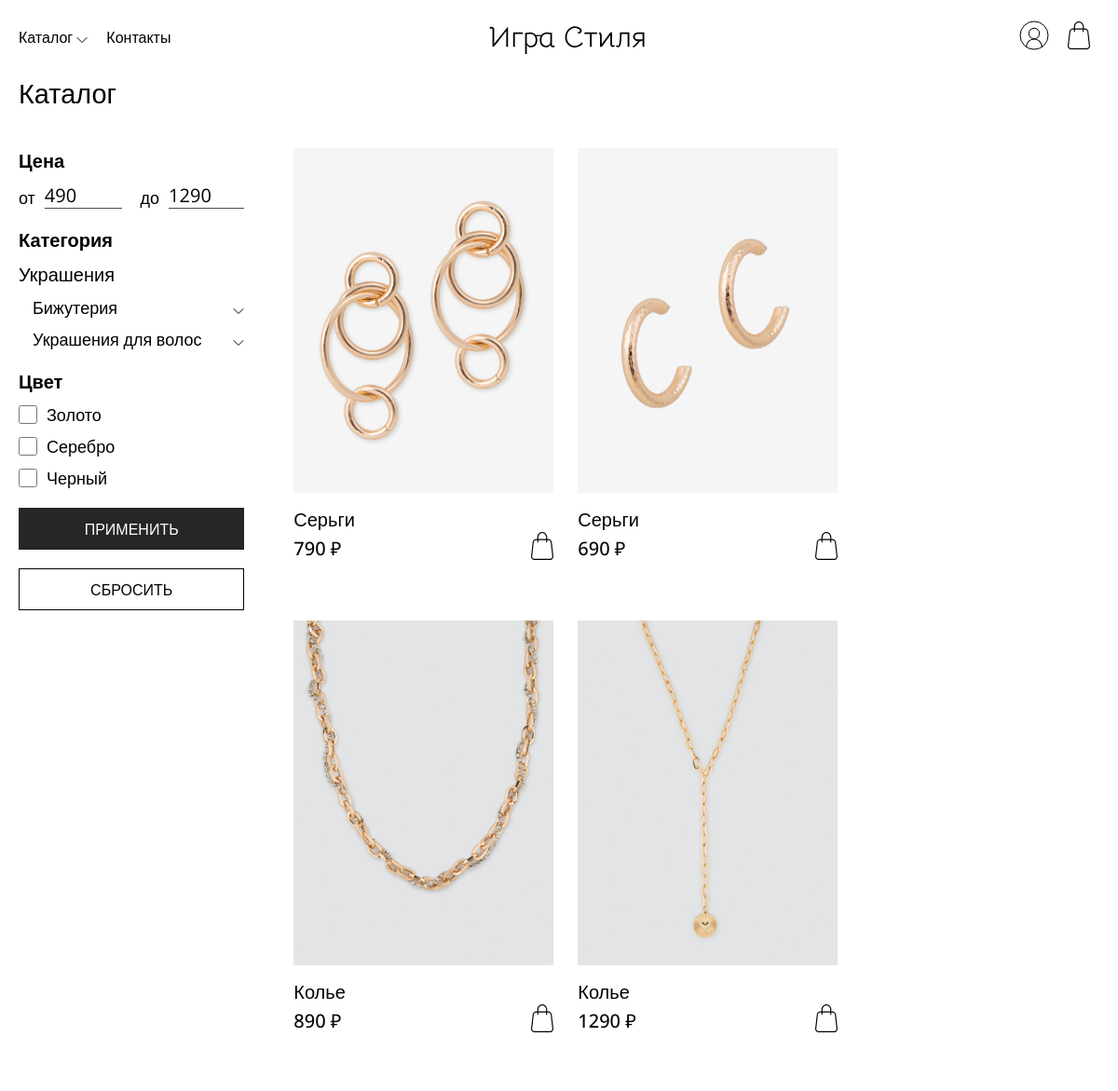
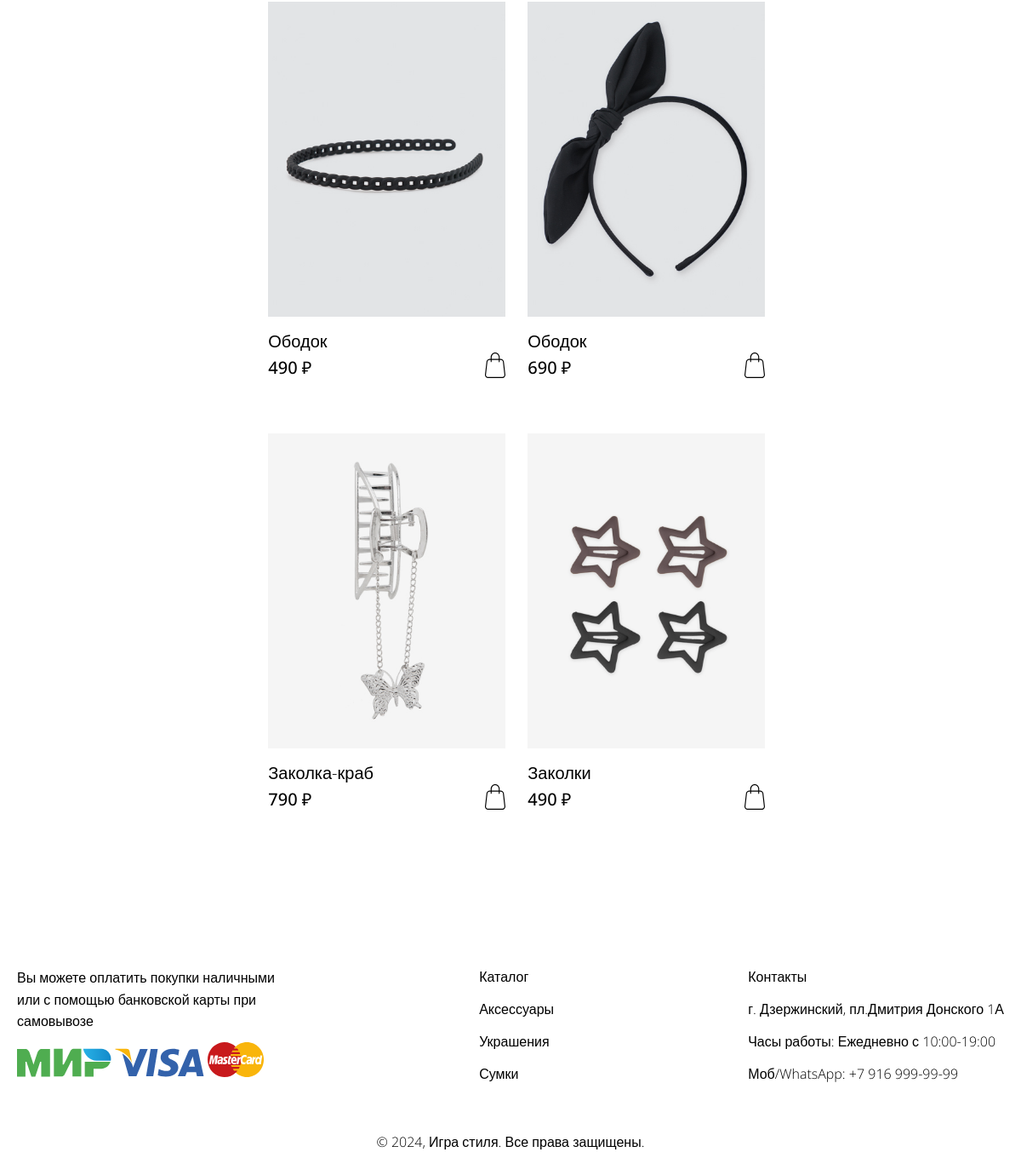
Page /php/catalog.php?id=1 on the committed database (2 pictures, top to bottom).
### tables this page shows
CREATE TABLE `categories` (
  `id_category` int(11) NOT NULL,
  `name_category` varchar(50) NOT NULL
);

CREATE TABLE `subcategories` (
  `id_subcategories` int(11) NOT NULL,
  `id_category` int(11) NOT NULL,
  `name_subcategory` varchar(100) NOT NULL
);

CREATE TABLE `products` (
  `id_product` int(11) NOT NULL,
  `id_product_type` int(11) NOT NULL,
  `name_product` varchar(50) NOT NULL,
  `article` varchar(11) DEFAULT NULL,
  `description` varchar(300) NOT NULL,
  `price` int(11) NOT NULL,
  `image` varchar(300) NOT NULL,
  `material` varchar(100) NOT NULL,
  `id_color` int(11) NOT NULL,
  `quantity` int(11) NOT NULL,
  `quantity_store` int(11) DEFAULT NULL
);

### php/config/catalog_filter.php (called while the page is built, shortened)
<?php
include './config/db.php';
$colorConditions = "";
$productTypeConditions = "";
$query_colors = "SELECT * FROM colors";
if (isset($_GET['id'])) {
    $categoryId = intval($_GET['id']);
    $categoryQuery = "SELECT * FROM categories WHERE id_category = $categoryId";
    $categoryName = mysqli_fetch_assoc(mysqli_query($link, $categoryQuery));
    $subcategory_query = "SELECT * FROM subcategories WHERE id_category = $categoryId";
    $result_subcategories = mysqli_query($link, $subcategory_query);
    $priceQuery = "SELECT MIN(price) AS min_price, MAX(price) AS max_price FROM products
                    WHERE id_product_type IN
                        (SELECT id_product_type FROM product_types
                        WHERE id_subcategories IN
                            (SELECT id_subcategories FROM subcategories
                            WHERE id_category = ?))";
    $priceStmt = mysqli_prepare($link, $priceQuery);
    mysqli_stmt_bind_param($priceStmt, "i", $categoryId);
    mysqli_stmt_execute($priceStmt);
    $priceResult = mysqli_stmt_get_result($priceStmt);
    $priceRow = mysqli_fetch_assoc($priceResult);
    $minPrice = intval($priceRow['min_price']);
    $maxPrice = intval($priceRow['max_price']);
    $query = "SELECT * FROM products
              WHERE quantity >= 1
              AND id_product_type IN
                  (SELECT id_product_type FROM product_types
                  WHERE id_subcategories IN
                      (SELECT id_subcategories FROM subcategories
                      WHERE id_category = ?))";
    $query .= " AND price BETWEEN ? AND ?";
    $query .= $colorConditions;
    $query .= $productTypeConditions;
    $stmt = mysqli_prepare($link, $query);
    mysqli_stmt_bind_param($stmt, "iii", $categoryId, $minPrice, $maxPrice);
    mysqli_stmt_execute($stmt);
    $stmt = mysqli_prepare($link, $query . $colorConditions);
    mysqli_stmt_bind_param($stmt, "iii", $categoryId, $minPrice, $maxPrice);
    $query_colors .= " WHERE id_color IN (SELECT DISTINCT id_color FROM products
                                            WHERE id_product_type IN
                                                (SELECT id_product_type FROM product_types
                                                WHERE id_subcategories IN
                                                    (SELECT id_subcategories FROM subcategories
                                                    WHERE id_category = $categoryId))
                                            AND quantity >= 1) ORDER BY name_color ASC";
}
$result_colors = mysqli_query($link, $query_colors);
mysqli_stmt_execute($stmt);
$result = mysqli_stmt_get_result($stmt);
$products = [];
if ($result && mysqli_num_rows($result) > 0) {
    while ($row = mysqli_fetch_assoc($result)) {
        $products[] = $row;
    }
}
$colors = [];
while ($row_color = mysqli_fetch_assoc($result_colors)) {
    $colors[] = $row_color['name_color'];
}

### php/catalog.php (the view, shortened to what this page needs)
<?php
include './components/header.php';
include './config/db.php';
include './config/catalog_filter.php';
?>
<div class="catalog">
    <div class="container">
        <h1 class="title">Каталог</h1>
        <div class="catalog-content">
            <div class="catalog-filter">
                <form method="GET" action="">
                    <p class="filter-name">Цена</p>
                    <div class="filter-price">
                        <div class="">
                            <label for="min_price">от</label>
                            <input type="number" name="min_price" id="min_price" value="<?= isset($minPrice) ? $minPrice : '' ?>">
                        </div>
                        <div class="max_price">
                            <label for="max_price">до</label>
                            <input type="number" name="max_price" id="max_price" value="<?= isset($maxPrice) ? $maxPrice : '' ?>">
                        </div>
                    </div>
                    <div class="filter-subcategory">
                        <p class="filter-name">Категория</p>
                        <?php if (!isset($_GET['id'])) : ?>
                            <?php while ($row_category = mysqli_fetch_assoc($result_categories)) : ?>
                                <p class="category-name"><?= $row_category['name_category']; ?></p>
                                <?php
                                $category_id = $row_category['id_category'];
                                $subcategory_query = "SELECT * FROM subcategories WHERE id_category = $category_id";
                                $result_subcategories = mysqli_query($link, $subcategory_query);
                                ?>
                                <?php while ($row_subcategory = mysqli_fetch_assoc($result_subcategories)) : ?>
                                    <div class="subcategory">
                                        <p class="subcategory-name" data-subcategory-id="<?= $row_subcategory['id_subcategories']; ?>"><?= $row_subcategory['name_subcategory']; ?></p>
                                        <img class="subcategory-img" src="/accessory_store/img/1.svg" alt="">
                                    </div>
                                    <div class="product-types" style="display: none;">
                                        <?php
                                        $subcategory_id = $row_subcategory['id_subcategories'];
                                        $product_type_query = "SELECT * FROM product_types WHERE id_subcategories = $subcategory_id ORDER BY name_product_type ASC";
                                        $result_product_types = mysqli_query($link, $product_type_query);
                                        ?>
                                        <?php while ($row_product_type = mysqli_fetch_assoc($result_product_types)) : ?>
                                            <div class="filter-checkbox">
                                            <?php
                                            $productTypeId = $row_product_type['id_product_type'];
                                            $isChecked = isset($_GET['product_type']) && in_array($productTypeId, $_GET['product_type']);
                                            ?>
                                            <input type="checkbox" name="product_type[]" value="<?= $productTypeId; ?>" <?= $isChecked ? 'checked' : ''; ?>>
                                            <label class="light"><?= $row_product_type['name_product_type']; ?></label>
                                        </div>
                                        <?php endwhile; ?>
                                    </div>
                                <?php endwhile; ?>
                            <?php endwhile; ?>
                        <?php else : ?>
                            <p><?= $categoryName['name_category']; ?></p>
                            <?php while ($row_subcategory = mysqli_fetch_assoc($result_subcategories)) : ?>
                                <div class="subcategory">
                                        <p class="subcategory-name" data-subcategory-id="<?= $row_subcategory['id_subcategories']; ?>"><?= $row_subcategory['name_subcategory']; ?></p>
                                        <img class="subcategory-img" src="/accessory_store/img/1.svg" alt="">
                                    </div>
                            <?php endwhile; ?>
                        <?php endif; ?>
                    </div>
                    <p class="filter-name">Цвет</p>
                    <?php foreach ($colors as $color) : ?>
                        <?php $isChecked = isset($_GET['colors']) && in_array($color, $_GET['colors']); ?>
                        <div class="filter-checkbox">
                            <input type="checkbox" name="colors[]" id="<?= $color ?>" value="<?= $color ?>" <?= $isChecked ? 'checked' : ''; ?>>
                            <label for="<?= $color ?>" <?= $isChecked ? 'class="selected"' : ''; ?>><?= $color ?></label>
                        </div>
                    <?php endforeach; ?>
                    <div class="filter-button">
                        <button class="button-catalog" type="submit">ПРИМЕНИТЬ</button>
                        <button class="button-reset"><a href="<?= isset($_GET['id']) ? 'catalog.php?id=' . $_GET['id'] : 'catalog.php' ?>" class="reset-filter-button">СБРОСИТЬ</a></button>
                    </div>
                </form>
            </div>
            <div class="catalog-products">
                <?php if (!empty($products)) : ?>
                    <?php foreach ($products as $product) : ?>
                        <div class="catalog-cart">
                            <a href="product.php?id=<?= $product['id_product']; ?>">
                                <img class="catalog-picture" src="<?= $product['image']; ?>" alt="">
                                <p><?= $product['name_product']; ?></p>
                            </a>
                            <div class="catalog-cart-points">
                                <p><?= $product['price']; ?> ₽</p>
                                <form class="addToCartForm" action="/accessory_store/php/config/add_to_cart.php" method="post">
                                    <button type="submit" style="border: none; background: none; cursor: pointer;">
                                        <img src="/accessory_store/img/cart.svg" alt="">
                                    </button>
                                </form>
                            </div>
                        </div>
                    <?php endforeach; ?>
                <?php else : ?>
                    <h2>Нет товаров</h2>
                <?php endif; ?>
            </div>
        </div>
    </div>
</div>
<?php include './components/footer.php'; ?>
</body>
</html>

### css/style.css (style rules this page uses)
button { background: transparent; border: none; font-weight: 400; font-size: 16px; cursor: pointer; }
button a { color: #FEFEFE; }
.button-catalog { width: 150px; height: 45px; background: #262626; color: #FEFEFE; }
.button-reset { width: 150px; height: 45px; color: #000; background-color: #fff; border: 1px solid #000; }
* { margin: 0; padding: 0; font-family: "Open Sans", sans-serif; }
a { text-decoration: none; color: inherit; }
p { font-size: 20px; }
h1, h2, h3 { font-style: normal; }
h1 { font-size: clamp(1.13rem, 0.83rem + 1.3vw, 2rem); font-weight: 400; }
.container { max-width: 1200px; margin-right: auto; margin-left: auto; }
.title, .title-index { margin-bottom: 40px; }
.catalog .catalog-picture { max-width: 285px; height: 370px; margin-bottom: 10px; }
.catalog .catalog-content, .catalog .catalog-rec { display: flex; justify-content: space-between; }
.catalog .catalog-content .catalog-filter, .catalog .catalog-rec .catalog-filter { width: 250px; margin-right: 50px; }
.catalog .catalog-content .catalog-filter .filter-name, .catalog .catalog-rec .catalog-filter .filter-name { font-weight: 700; margin-bottom: 10px; }
.catalog .catalog-content .catalog-filter .filter-subcategory, .catalog .catalog-rec .catalog-filter .filter-subcategory { margin-bottom: 20px; }
.catalog .catalog-content .catalog-filter .subcategory, .catalog .catalog-rec .catalog-filter .subcategory { display: flex; justify-content: space-between; margin-left: 15px; align-items: baseline; }
.catalog .catalog-content .catalog-filter .subcategory .subcategory-name, .catalog .catalog-rec .catalog-filter .subcategory .subcategory-name { font-size: 18px; margin-top: 10px; }
.catalog .catalog-content .catalog-filter label, .catalog .catalog-rec .catalog-filter label { font-size: 18px; }
.catalog .catalog-content .catalog-filter .filter-price, .catalog .catalog-rec .catalog-filter .filter-price { display: flex; margin-bottom: 20px; }
.catalog .catalog-content .catalog-filter .filter-price div, .catalog .catalog-rec .catalog-filter .filter-price div { display: flex; align-items: flex-end; }
.catalog .catalog-content .catalog-filter .filter-price .max_price, .catalog .catalog-rec .catalog-filter .filter-price .max_price { margin-left: 20px; }
.catalog .catalog-content .catalog-filter .filter-price label, .catalog .catalog-rec .catalog-filter .filter-price label { margin-right: 10px; }
.catalog .catalog-content .catalog-filter .filter-price input, .catalog .catalog-rec .catalog-filter .filter-price input { height: auto; }
.catalog .catalog-content .catalog-filter .filter-checkbox, .catalog .catalog-rec .catalog-filter .filter-checkbox { display: flex; align-items: center; margin-top: 10px; }
.catalog .catalog-content .catalog-filter .filter-checkbox input, .catalog .catalog-rec .catalog-filter .filter-checkbox input { height: 20px; width: 20px; margin-right: 10px; }
.catalog .catalog-content .filter-button, .catalog .catalog-rec .filter-button { margin-top: 20px; }
.catalog .catalog-content .filter-button a, .catalog .catalog-rec .filter-button a { color: #000; }
.catalog .catalog-content .filter-button button, .catalog .catalog-rec .filter-button button { width: 100%; margin-bottom: 20px; }
.catalog .catalog-products, .catalog .catalog-rec { width: 100%; display: grid; grid-template-columns: repeat(auto-fit, minmax(285px, 1rem)); justify-items: center; justify-content: start; grid-column-gap: 20px; }
.catalog .catalog-products { width: 895px; }
.catalog .catalog-cart { margin-bottom: 60px; }
.catalog .catalog-cart p { font-weight: 300; }
.catalog .catalog-cart .catalog-cart-points { display: flex; align-items: center; justify-content: space-between; }
.catalog .catalog-cart .catalog-cart-points p { font-weight: 500; }
form input, form select, form textarea { display: inline-block; width: 100%; height: 40px; background: none; border: none; outline: 0; border-bottom: 1px solid #4D4B4B; font-size: 20px; }
form input::placeholder, form select::placeholder, form textarea::placeholder { font-size: 16px; }
@media screen and (max-width: 1280px) { .categories, .container, footer, .nav-menu { margin-left: 20px; margin-right: 20px; } }

### rows in the picture
categories: name_category "Украшения"
subcategories: name_subcategory "Бижутерия"
subcategories: name_subcategory "Украшения для волос"
products: image (picture), name_product "Серьги", price "790"
products: image (picture), name_product "Серьги", price "690"
products: image (picture), name_product "Колье", price "890"
products: image (picture), name_product "Колье", price "1290"
products: image (picture), name_product "Ободок", price "490"
products: image (picture), name_product "Ободок", price "690"
products: image (picture), name_product "Заколка-краб", price "790"
products: image (picture), name_product "Заколки", price "490"

### other values in the picture
$color "Золото"
$color "Серебро"
$color "Черный"
